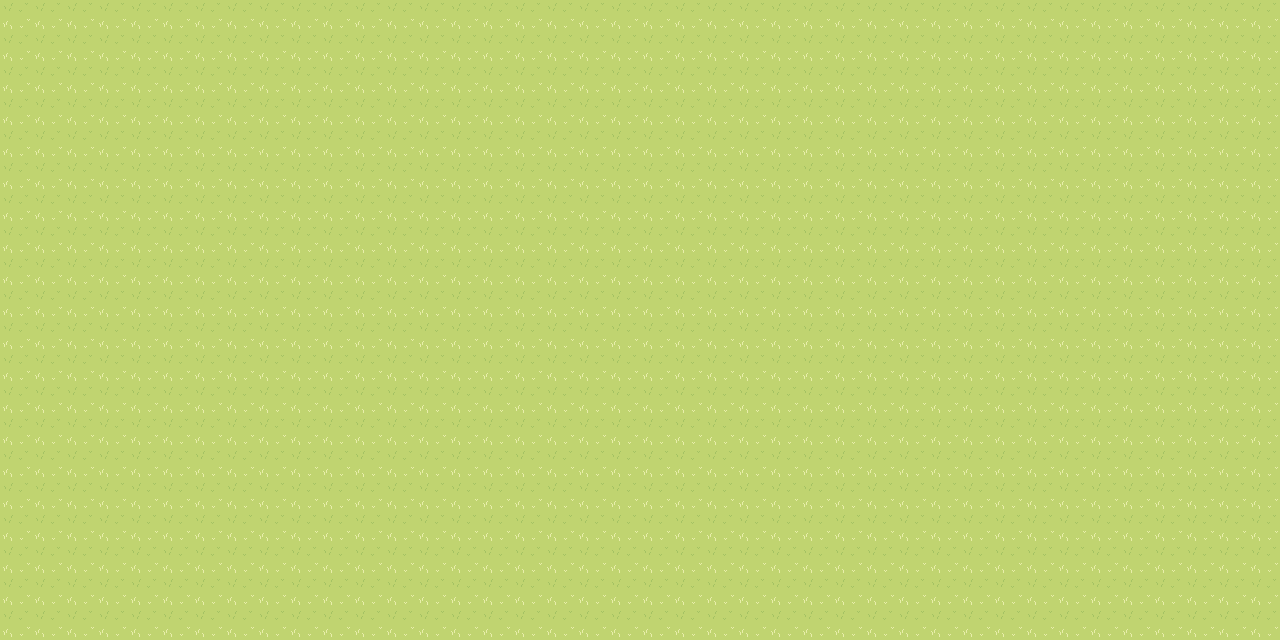

This game map was drawn from its Tiled (.tmx) file and the tilesets committed beside it. A one-line description and the full map source follow:
An orthogonal 40x20 tile map with 32x32 px tiles, 1 tile layer (Tile Layer 1), 2 tilesets and 1 object.

<map version="1.9" tiledversion="1.9.2" orientation="orthogonal" renderorder="right-down" width="40" height="20" tilewidth="32" tileheight="32" infinite="0" nextlayerid="5" nextobjectid="2">
 <tileset firstgid="1" source="grass.tsx" />
 <tileset firstgid="21" source="images.tsx" />
 <objectgroup id="2" name="background">
  <object id="1" gid="21" x="-96" y="736" width="1536" height="896" />
 </objectgroup>
 <layer id="1" name="Tile Layer 1" width="40" height="20">
  <data encoding="csv">
1,1,1,1,1,1,1,1,1,1,1,1,1,1,1,1,1,1,1,1,1,1,1,1,1,1,1,1,1,1,1,1,1,1,1,1,1,1,1,1,
1,1,1,1,1,1,1,1,1,1,1,1,1,1,1,1,1,1,1,1,1,1,1,1,1,1,1,1,1,1,1,1,1,1,1,1,1,1,1,1,
1,1,1,1,1,1,1,1,1,1,1,1,1,1,1,1,1,1,1,1,1,1,1,1,1,1,1,1,1,1,1,1,1,1,1,1,1,1,1,1,
1,1,1,1,1,1,1,1,1,1,1,1,1,1,1,1,1,1,1,1,1,1,1,1,1,1,1,1,1,1,1,1,1,1,1,1,1,1,1,1,
1,1,1,1,1,1,1,1,1,1,1,1,1,1,1,1,1,1,1,1,1,1,1,1,1,1,1,1,1,1,1,1,1,1,1,1,1,1,1,1,
1,1,1,1,1,1,1,1,1,1,1,1,1,1,1,1,1,1,1,1,1,1,1,1,1,1,1,1,1,1,1,1,1,1,1,1,1,1,1,1,
1,1,1,1,1,1,1,1,1,1,1,1,1,1,1,1,1,1,1,1,1,1,1,1,1,1,1,1,1,1,1,1,1,1,1,1,1,1,1,1,
1,1,1,1,1,1,1,1,1,1,1,1,1,1,1,1,1,1,1,1,1,1,1,1,1,1,1,1,1,1,1,1,1,1,1,1,1,1,1,1,
1,1,1,1,1,1,1,1,1,1,1,1,1,1,1,1,1,1,1,1,1,1,1,1,1,1,1,1,1,1,1,1,1,1,1,1,1,1,1,1,
1,1,1,1,1,1,1,1,1,1,1,1,1,1,1,1,1,1,1,1,1,1,1,1,1,1,1,1,1,1,1,1,1,1,1,1,1,1,1,1,
1,1,1,1,1,1,1,1,1,1,1,1,1,1,1,1,1,1,1,1,1,1,1,1,1,1,1,1,1,1,1,1,1,1,1,1,1,1,1,1,
1,1,1,1,1,1,1,1,1,1,1,1,1,1,1,1,1,1,1,1,1,1,1,1,1,1,1,1,1,1,1,1,1,1,1,1,1,1,1,1,
1,1,1,1,1,1,1,1,1,1,1,1,1,1,1,1,1,1,1,1,1,1,1,1,1,1,1,1,1,1,1,1,1,1,1,1,1,1,1,1,
1,1,1,1,1,1,1,1,1,1,1,1,1,1,1,1,1,1,1,1,1,1,1,1,1,1,1,1,1,1,1,1,1,1,1,1,1,1,1,1,
1,1,1,1,1,1,1,1,1,1,1,1,1,1,1,1,1,1,1,1,1,1,1,1,1,1,1,1,1,1,1,1,1,1,1,1,1,1,1,1,
1,1,1,1,1,1,1,1,1,1,1,1,1,1,1,1,1,1,1,1,1,1,1,1,1,1,1,1,1,1,1,1,1,1,1,1,1,1,1,1,
1,1,1,1,1,1,1,1,1,1,1,1,1,1,1,1,1,1,1,1,1,1,1,1,1,1,1,1,1,1,1,1,1,1,1,1,1,1,1,1,
1,1,1,1,1,1,1,1,1,1,1,1,1,1,1,1,1,1,1,1,1,1,1,1,1,1,1,1,1,1,1,1,1,1,1,1,1,1,1,1,
1,1,1,1,1,1,1,1,1,1,1,1,1,1,1,1,1,1,1,1,1,1,1,1,1,1,1,1,1,1,1,1,1,1,1,1,1,1,1,1,
1,1,1,1,1,1,1,1,1,1,1,1,1,1,1,1,1,1,1,1,1,1,1,1,1,1,1,1,1,1,1,1,1,1,1,1,1,1,1,1
</data>
 </layer>
</map>
